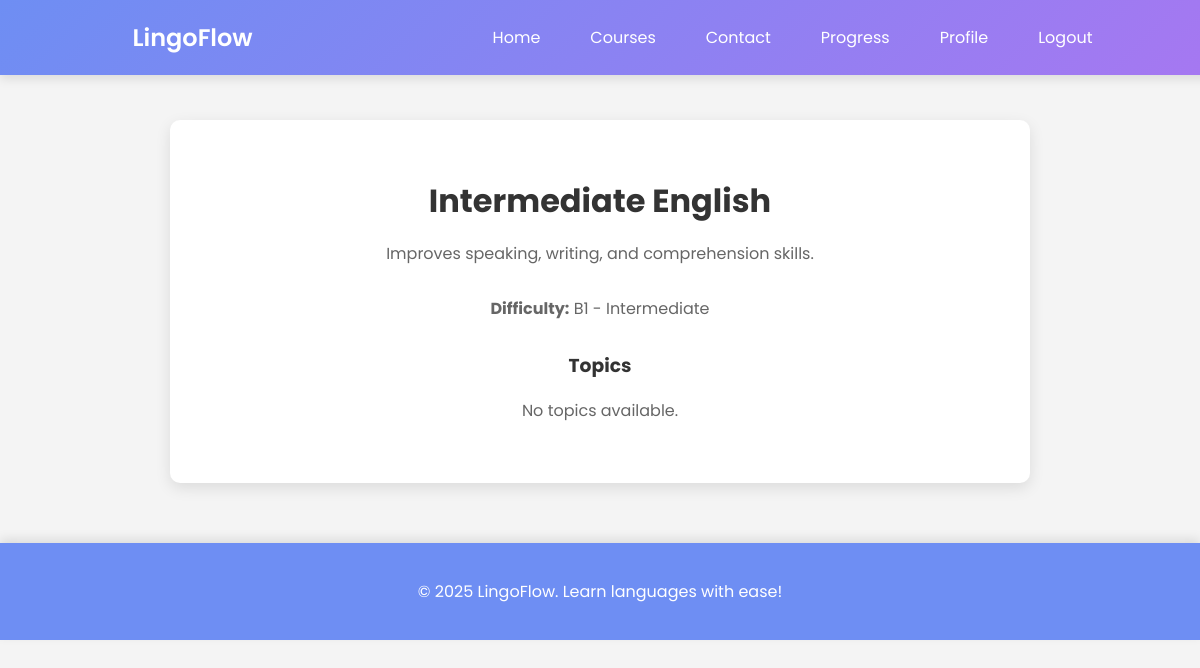
Page /courses/3/ (signed in) on the committed database.
### courses/models.py (models this page shows, shortened)
class Course(models.Model):
    LEVEL_CHOICES = [
        ('A1', 'A1 - Beginner'),
        ('A2', 'A2 - Elementary'),
        ('B1', 'B1 - Intermediate'),
        ('B2', 'B2 - Upper-Intermediate'),
        ('C1', 'C1 - Advanced'),
        ('C2', 'C2 - Proficient'),
    ]
    title = models.CharField(max_length=255, unique=True)
    description = models.TextField()
    difficulty = models.CharField(max_length=2, choices=LEVEL_CHOICES)
    created_at = models.DateTimeField(auto_now_add=True)
    class Meta:
        ordering = ["difficulty"]

### courses/views.py (the view)
# urls.py: path('<int:course_id>/', views.selected_course, name='selected_course'),
@login_required
def selected_course(request, course_id):
    course = Course.objects.prefetch_related("topics").filter(id=course_id).first()
    if not course:
        return render(request, "404.html", status=404)
    return render(request, "courses/selected_course.html", {"course": course})

### templates/courses/selected_course.html
{% extends 'base.html' %}
{% block content %}
<div class="courses-container">
    <h2>{{ course.title }}</h2>
    <p>{{ course.description }}</p>
    <p><strong>Difficulty:</strong> {{ course.get_difficulty_display }}</p>
    <h3>Topics</h3>
    <ul class="topic-list">
        {% for topic in course.topics.all %}
        <li>
            <h4>{{ topic.title }}</h4>
            <a href="{% url 'courses:selected_topic' topic.id %}" class="cta-button">View Topic</a>
        </li>
        {% empty %}
        <p>No topics available.</p>
        {% endfor %}
    </ul>
</div>
{% endblock %}

### account/static/css/styles.css (style rules this page uses)
body { font-family: 'Poppins', sans-serif; margin: 0; padding: 0; background-color: #f4f4f4; color: #333; }

### rows in the picture
Course: title "Intermediate English", description "Improves speaking, writing, and comprehension skills.", difficulty "B1 - Intermediate"
